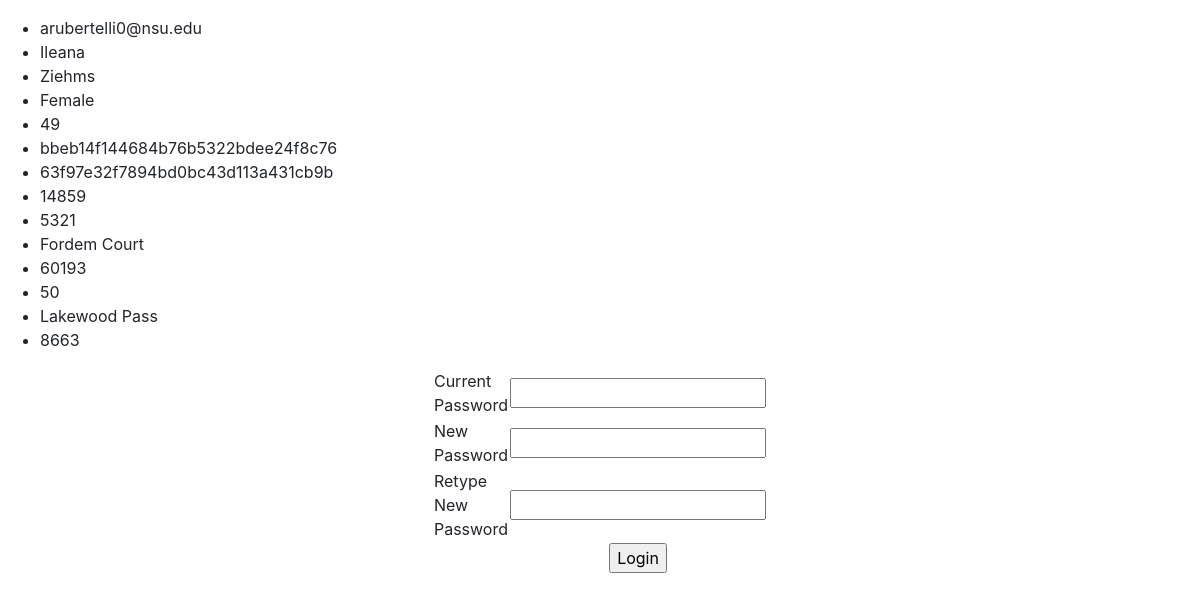
The page /profile (signed in) on the database its author committed.
### tables this page shows
CREATE TABLE Buyers
        (email TEXT NOT NULL, 
        first_name TEXT NOT NULL,
        last_name TEXT NOT NULL,
        gender TEXT NOT NULL,
        age INTEGER NOT NULL,
        home_address_ID TEXT NOT NULL,
        billing_address_ID TEXT NOT NULL,
        FOREIGN KEY (email) REFERENCES Users (email),
        FOREIGN KEY (home_address_ID) REFERENCES Address (address_ID),
        FOREIGN KEY (billing_address_ID) REFERENCES Address (address_ID));

CREATE TABLE Address
        (address_ID TEXT NOT NULL,
        zipcode INTEGER NOT NULL,
        street_num INTEGER NOT NULL,
        street_name TEXT NOT NULL,
        PRIMARY KEY (address_ID));

### NittanyMarket.py (the view)
@app.route('/profile', methods=['GET', 'POST'])
def userProfile():
    error = None
    if "username" not in session:
        return redirect(url_for('login'))
    data = fetch_profile_data(session["username"])
    if request.method == 'GET':
        return render_template('profile.html', data=data, changePassAttempt=False, attemptSuccess=None)
    else:
        attemptSuccess = valid_password_change(request.form['currentpassword'], request.form['newpassword'], request.form['newpasswordretype'])
        return render_template('profile.html', data=data, changePassAttempt=True, attemptSuccess=attemptSuccess)

### NittanyMarket.py (called while the page is built)
def fetch_profile_data(user):
    connection = sql.connect('NittanyMarket.db')
    string = "SELECT * FROM Buyers WHERE email=?"
    cursor = connection.execute(string, [user])
    personalData = cursor.fetchone()
    string = "SELECT zipcode, street_num, street_name FROM Address WHERE address_id=?"
    cursor = connection.execute(string, [personalData[5]])
    homeAddressData = cursor.fetchone()
    cursor = connection.execute(string, [personalData[6]])
    billingAddressData = cursor.fetchone()
    string = "SELECT SUBSTRING(credit_card_num, 16, 4) FROM Credit_Cards WHERE Owner_email=?"
    cursor = connection.execute(string, [user])
    lastFourDigit = cursor.fetchone()
    return personalData + homeAddressData + billingAddressData + lastFourDigit

### templates/profile.html (shortened to what this page needs)
<!DOCTYPE html>
<html lang="en" dir="ltr">
<head>
    <link rel="stylesheet" href="https://stackpath.bootstrapcdn.com/bootstrap/4.4.1/css/bootstrap.min.css"
>
</head>
<body>
    <nav class="navbar navbar-default">
    </nav>
    <div class="profile.html website">
        <div>
            <ul>
                {% for item in data %}
                    <li>{{item}}</li>
                {% endfor %}
            </ul>
            <form method="POST" action="/profile">
                <table align = "center" border="0" width="300">
                    <tr>
                        <td>Current Password</td>
                        <td><input type="text" name="currentpassword" size="20"></td>
                    </tr>
                    <tr>
                        <td>New Password</td>
                        <td><input type="text" name="newpassword" size="20"></td>
                    </tr>
                    <tr>
                        <td>Retype New Password</td>
                        <td><input type="text" name="newpasswordretype" size="20"></td>
                    </tr>
                    <tr>
                    <td></td>
                    <td align = "center"><input type="submit" value="Login"
                        name="submit"></td>
                    </tr>
                </table>
            </form>
        </div>
    </div>
</body>
</html>

### rows shown on the page
Buyers: email "arubertelli0@nsu.edu", first_name "Ileana", last_name "Ziehms", gender "Female", home_address_ID "bbeb14f144684b76b5322bdee24f8c76", billing_address_ID "63f97e32f7894bd0bc43d113a431cb9b"
Address: zipcode "14859", street_num "5321", street_name "Fordem Court"
Address: zipcode "60193", street_name "Lakewood Pass"

### other values the page prints
{{ item }} "49" "50" "8663"
